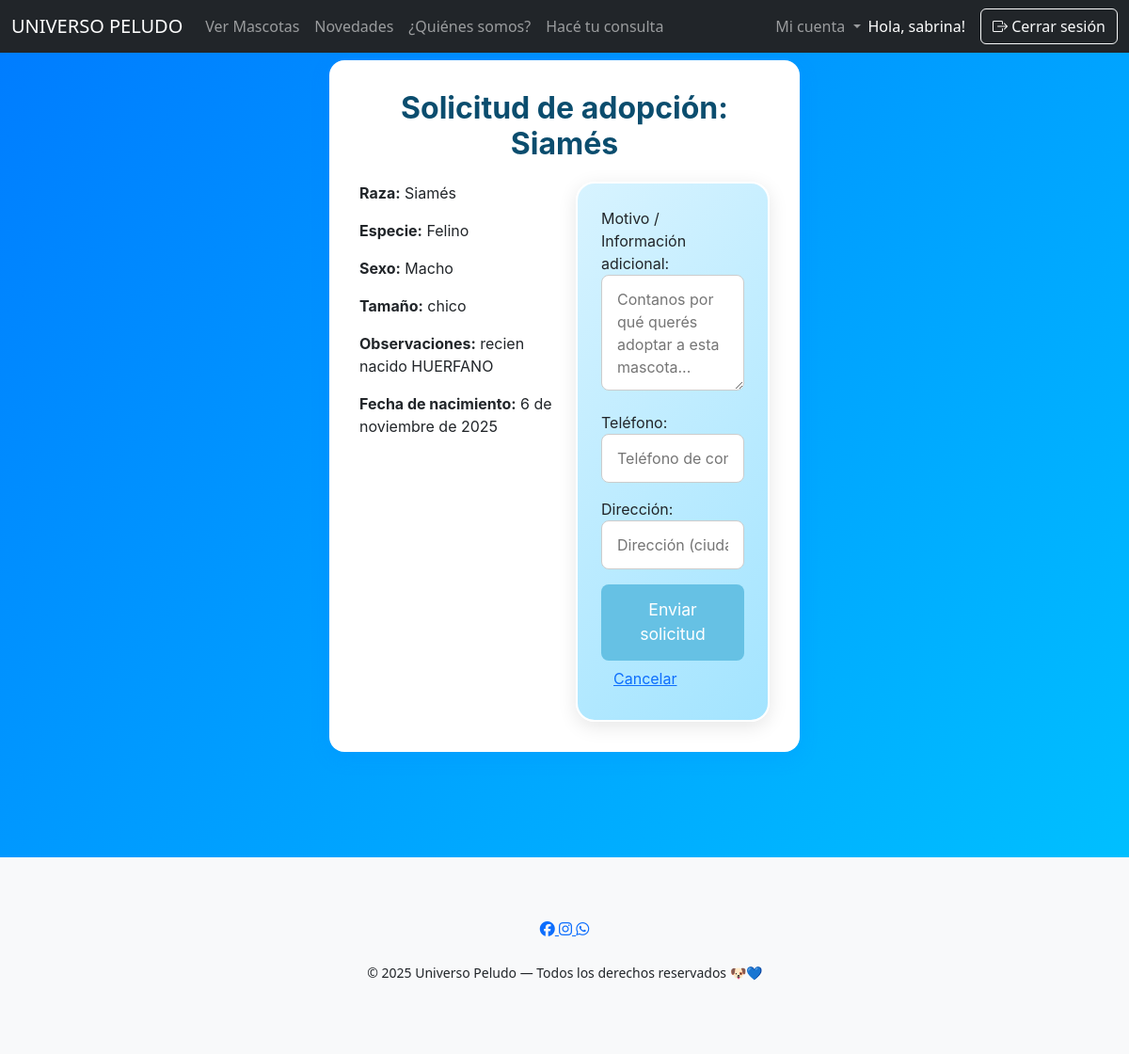
/adoptar/16/ (signed in), run on an earlier commit of the app's database.
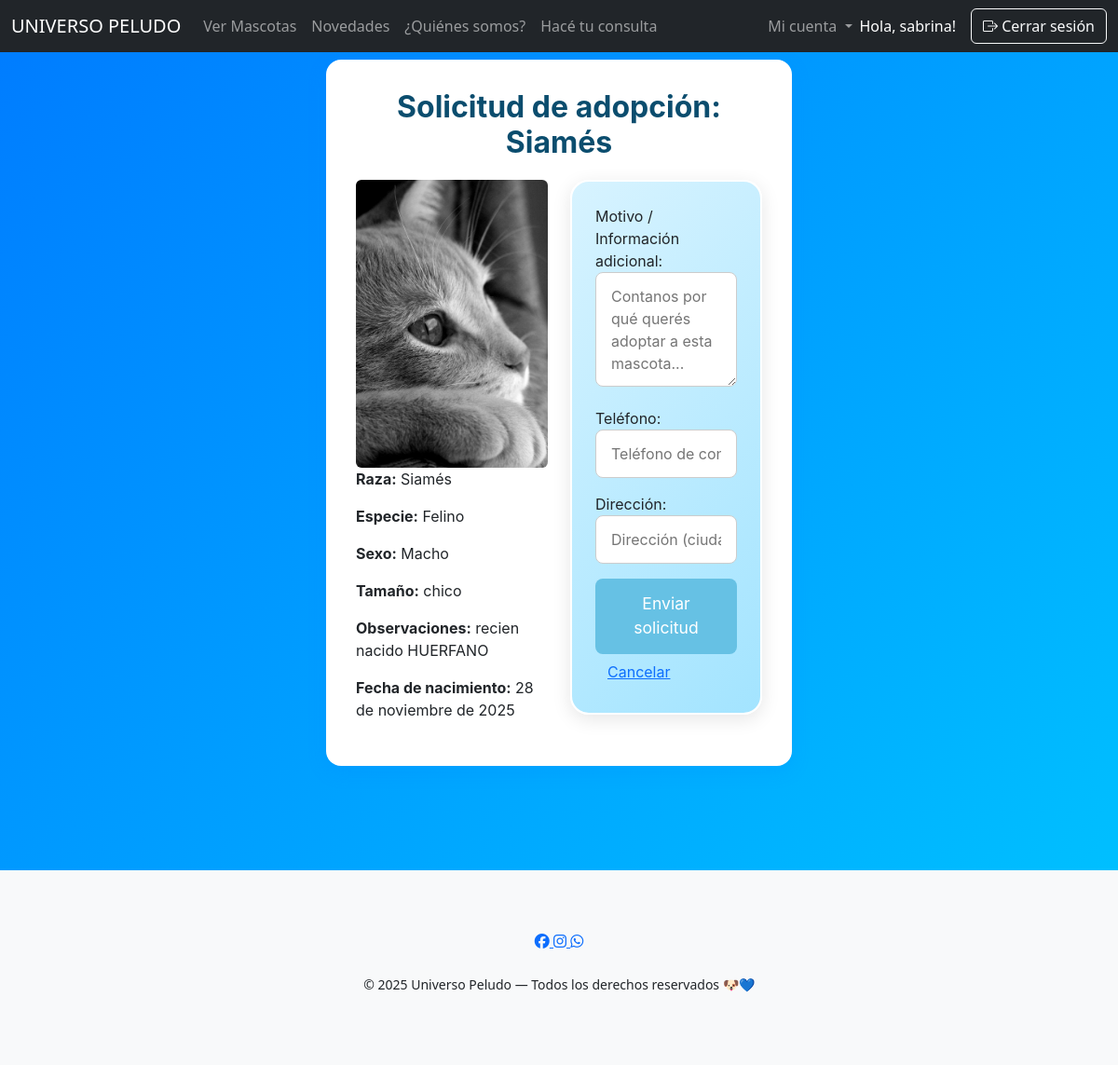
And on a later commit of the database.
### apps/core/models.py (models this page shows, shortened)
class Mascotas(models.Model):
    raza = models.ForeignKey(Raza, on_delete=models.SET_NULL, null=True, blank=True, related_name="mascotas")
    sexo = models.CharField(max_length= 6, choices = SEXO_CHOICES)
    tamanio = models.CharField(max_length=80)
    observaciones = models.CharField(max_length=200)
    fecha_nac = models.DateField()
    created_at = models.DateTimeField(auto_now_add=True)
    updated_at = models.DateTimeField(auto_now=True)
    fotos = models.ImageField(upload_to='mascotas/', blank=True, null=True) #nuevo campo para agregar imagenes

class Raza(models.Model):
    especie = models.ForeignKey(Especie, on_delete=models.SET_NULL, null=True, blank=True, related_name="razas")
    nombre = models.CharField(max_length=80)

class Especie(models.Model):
    nombre = models.CharField(max_length=80)
    descripcion = models.TextField(default="")

### apps/core/views.py (the view)
# urls.py: path("adoptar/<int:mascota_id>/", views.formulario_adopcion, name="formulario_adopcion"),
@login_required(login_url='/login/')
def formulario_adopcion(request, mascota_id):
    mascota = get_object_or_404(Mascotas, id=mascota_id)
    pendiente = SolicitudAdopcion.objects.filter(usuario=request.user, mascota=mascota, estado='pendiente').exists()
    if pendiente:
        messages.info(request, "Ya tenés una solicitud pendiente para esta mascota.")
        return redirect('detalle_mascota', mascota_id=mascota.id)
    if request.method == 'POST':
        form = SolicitudAdopcionForm(request.POST)
        if form.is_valid():
            solicitud = form.save(commit=False)
            solicitud.usuario = request.user
            solicitud.mascota = mascota
            solicitud.save()
            subject = f"Nueva solicitud de adopción: {mascota.raza.nombre} (id {solicitud.id})"
            message = (
                f"Usuario: {request.user.get_full_name() or request.user.username}\n"
                f"Email: {request.user.email}\n"
                f"Teléfono: {solicitud.telefono}\n"
                f"Dirección: {solicitud.direccion}\n\n"
                f"Mensaje:\n{solicitud.mensaje}\n\n"
                f"Ver en admin: /admin/{solicitud._meta.app_label}/{solicitud._meta.model_name}/{solicitud.id}/change/\n"
            )
            try:
                mail_admins(subject, message)
            except Exception:
                pass
            messages.success(request, "Tu solicitud se envió correctamente. Los administradores la evaluarán y te contactarán.")
            return redirect('mis_adopciones')  # o a donde prefieras
    else:
        initial = {}
        profile = getattr(request.user, 'userprofile', None)
        if profile:
            if getattr(profile, 'telefono', None):
                initial['telefono'] = profile.telefono
            if getattr(profile, 'direccion', None):
                initial['direccion'] = profile.direccion
        form = SolicitudAdopcionForm(initial=initial)
    return render(request, 'user/formulario_adopcion.html', {'form': form, 'mascota': mascota})

### apps/core/forms.py
class SolicitudAdopcionForm(forms.ModelForm):
    class Meta:
        model = SolicitudAdopcion
        fields = ['mensaje', 'telefono', 'direccion']
        widgets = {
            'mensaje': forms.Textarea(attrs={'rows': 4, 'placeholder': 'Contanos por qué querés adoptar a esta mascota...'}),
            'telefono': forms.TextInput(attrs={'placeholder': 'Teléfono de contacto'}),
            'direccion': forms.TextInput(attrs={'placeholder': 'Dirección (ciudad, barrio)'}),
        }
        labels = {
            'mensaje': 'Motivo / Información adicional',
            'telefono': 'Teléfono',
            'direccion': 'Dirección',
        }

### apps/core/templates/user/formulario_adopcion.html (shortened to what this page needs)
{% extends 'base.html' %}
{% block content %}
<div class="form-container">
    <h2>Solicitud de adopción: {{ mascota.raza.nombre }}</h2>
    <div class="row">
        <div class="col-md-6">
            {% if mascota.fotos %}
                <img src="{{ mascota.fotos.url }}" class="img-fluid rounded" alt="{{ mascota.raza.nombre }}">
            {% endif %}
            <p><strong>Raza:</strong> {{ mascota.raza.nombre }}</p>
            <p><strong>Especie:</strong> {{ mascota.raza.especie.nombre }}</p>
            <p><strong>Sexo:</strong> {{ mascota.sexo }}</p>
            <p><strong>Tamaño:</strong> {{ mascota.tamanio }}</p>
            <p><strong>Observaciones:</strong> {{ mascota.observaciones }}</p>
            <p><strong>Fecha de nacimiento:</strong> {{ mascota.fecha_nac }}</p>
        </div>
        <div class="col-md-6">
            <form method="post" novalidate>
                <div class="mb-3">
                    {{ form.mensaje.label_tag }}
                    {{ form.mensaje }}
                </div>
                <div class="mb-3">
                    {{ form.telefono.label_tag }}
                    {{ form.telefono }}
                </div>
                <div class="mb-3">
                    {{ form.direccion.label_tag }}
                    {{ form.direccion }}
                </div>
                <button class="btn btn-success" type="submit">Enviar solicitud</button>
                <a href="{% url 'home' %}" class="btn btn-link">Cancelar</a>
            </form>
        </div>
    </div>
</div>
{% endblock %}

What changed in the data, as far as the page shows it:
changed Mascotas "Macho": fotos: picture added; fecha_nac "6 de noviembre de 2025" → "28 de noviembre de 2025"
